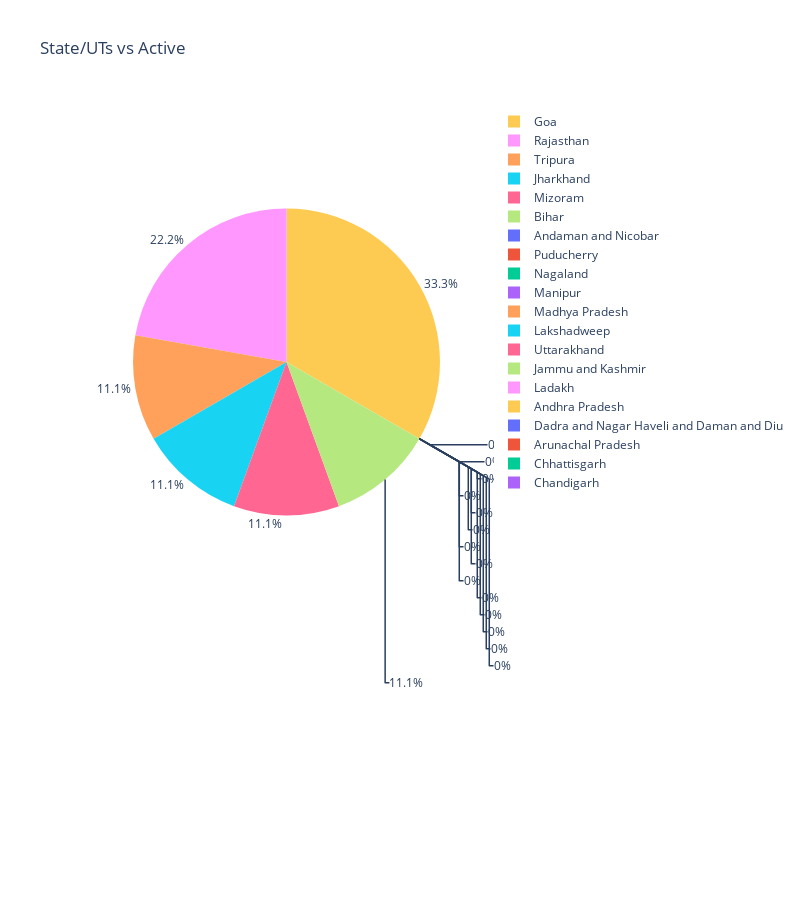

The notebook cell saved with this chart:
### Code cell
x=sd[['State/UTs','Active']].sort_values(by='Active')['State/UTs'][:20].values
y=sd[['State/UTs','Active']].sort_values(by='Active')['Active'][:20].values

df=pd.DataFrame({'State/UTs':x,
               'Active':y})
fig=px.pie(df,
          names='State/UTs',
          values='Active',
          color='State/UTs',
          title='State/UTs vs Active',
          height=900,
          width=800)

fig.update_traces(textposition='outside',
                 pull=[0.05,.1,.2,.3,.1,.2,.3,.1,.3,.1])

fig.show()

### Figure 1 — Plotly figure (JSON) as saved in the notebook; plotly's stock layout.template omitted (floating-point values rounded to 4 significant figures)
{"data": [{"customdata": [["Andaman and Nicobar"], ["Puducherry"], ["Nagaland"], ["Manipur"], ["Madhya Pradesh"], ["Lakshadweep"], ["Uttarakhand"], ["Jammu and Kashmir"], ["Ladakh"], ["Andhra Pradesh"], ["Dadra and Nagar Haveli and Daman and Diu"], ["Arunachal Pradesh"], ["Chhattisgarh"], ["Chandigarh"], ["Tripura"], ["Jharkhand"], ["Mizoram"], ["Bihar"], ["Rajasthan"], ["Goa"]], "domain": {"x": [0, 1], "y": [0, 1]}, "hovertemplate": "State/UTs=%{customdata[0]}<br>Active=%{value}<extra></extra>", "labels": ["Andaman and Nicobar", "Puducherry", "Nagaland", "Manipur", "Madhya Pradesh", "Lakshadweep", "Uttarakhand", "Jammu and Kashmir", "Ladakh", "Andhra Pradesh", "Dadra and Nagar Haveli and Daman and Diu", "Arunachal Pradesh", "Chhattisgarh", "Chandigarh", "Tripura", "Jharkhand", "Mizoram", "Bihar", "Rajasthan", "Goa"], "legendgroup": "", "marker": {"colors": ["#636efa", "#EF553B", "#00cc96", "#ab63fa", "#FFA15A", "#19d3f3", "#FF6692", "#B6E880", "#FF97FF", "#FECB52", "#636efa", "#EF553B", "#00cc96", "#ab63fa", "#FFA15A", "#19d3f3", "#FF6692", "#B6E880", "#FF97FF", "#FECB52"]}, "name": "", "pull": [0.05, 0.1, 0.2, 0.3, 0.1, 0.2, 0.3, 0.1, 0.3, 0.1], "showlegend": true, "textposition": "outside", "type": "pie", "values": [0, 0, 0, 0, 0, 0, 0, 0, 0, 0, 0, 0, 0, 0, 1, 1, 1, 1, 2, 3]}], "layout": {"height": 900, "legend": {"tracegroupgap": 0}, "title": {"text": "State/UTs vs Active"}, "width": 800}}
